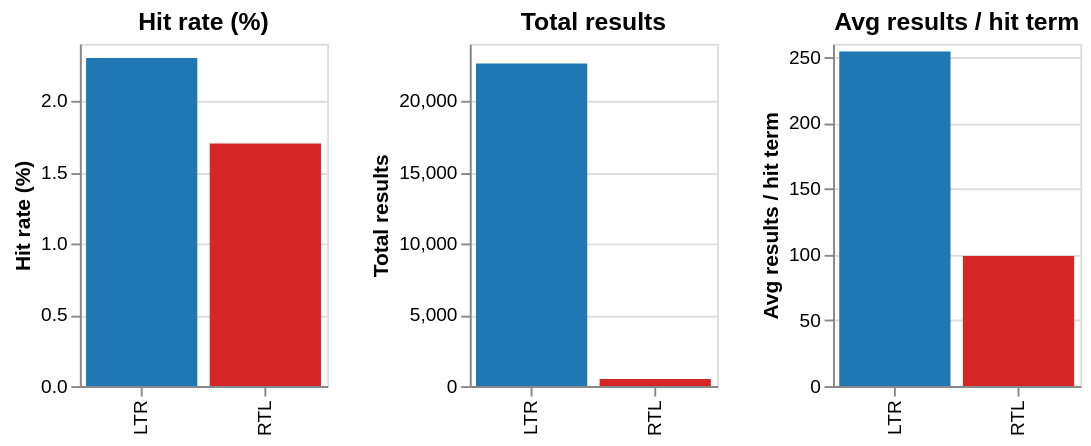
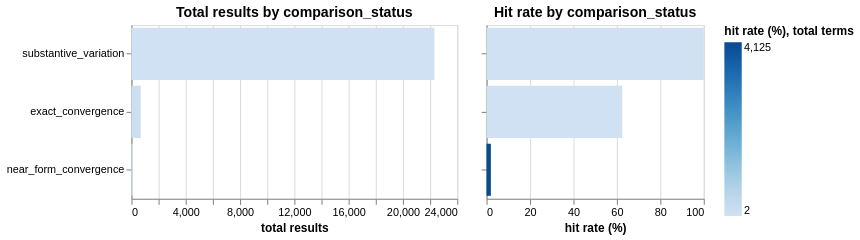

Notebook source saved alongside these figures, in order:
### Code cell
# ── LTR vs RTL comparison ─────────────────────────────────────────────────
dir_summary = (
    hit_dir.groupby("dir_label")
    .agg(
        total_terms=("search_term_lower", "count"),
        terms_with_hits=("any_hit", "sum"),
        total_results=("total", "sum"),
    )
    .reset_index()
)
dir_summary["hit_rate_pct"] = (
    dir_summary["terms_with_hits"] / dir_summary["total_terms"] * 100
).round(1)
dir_summary["avg_per_hit"] = (
    dir_summary["total_results"] / dir_summary["terms_with_hits"].replace(0, pd.NA)
).round(1)

print("LTR vs RTL summary:")
print(dir_summary[["dir_label","total_terms","terms_with_hits","hit_rate_pct",
                    "total_results","avg_per_hit"]].to_string(index=False))

dir_metrics = [
    ("hit_rate_pct",  "Hit rate (%)"),
    ("total_results", "Total results"),
    ("avg_per_hit",   "Avg results / hit term"),
]
dir_charts = []
for col, title in dir_metrics:
    c = alt.Chart(dir_summary).mark_bar().encode(
        x=alt.X("dir_label:N", title=None),
        y=alt.Y(f"{col}:Q", title=title),
        color=alt.Color("dir_label:N",
                        scale=alt.Scale(domain=["LTR", "RTL"],
                                        range=["#1f77b4", "#d62728"]),
                        legend=None),
        tooltip=["dir_label:N", alt.Tooltip(f"{col}:Q", title=title)],
    ).properties(width=130, height=180, title=title)
    dir_charts.append(c)
display(alt.hconcat(*dir_charts))

# ── Top 10 RTL terms ──────────────────────────────────────────────────────
rtl_top = hit_dir[hit_dir["dir_label"] == "RTL"].nlargest(10, "total")
if len(rtl_top):
    print("\nTop 10 RTL terms:")
    print(rtl_top[["search_term_lower","n_repos","n_issues","n_users","total"]].to_string(index=False))
else:
    print("\nNo RTL terms with results.")

# ── Comparison status breakdown ────────────────────────────────────────────────────
# A grouped term may span multiple comparison statuses; take the first for this display.
hit_dir["primary_cat"] = hit_dir["comparison_status"].str.split(",").str[0].str.strip()

cat_summary = (
    hit_dir.groupby("primary_cat")
    .agg(
        total_terms=("search_term_lower", "count"),
        terms_with_hits=("any_hit", "sum"),
        total_results=("total", "sum"),
    )
    .reset_index()
)
cat_summary["hit_rate_pct"] = (
    cat_summary["terms_with_hits"] / cat_summary["total_terms"] * 100
).round(1)
cat_summary = cat_summary.sort_values("total_results", ascending=False)

cat_results = alt.Chart(cat_summary).mark_bar().encode(
    y=alt.Y("primary_cat:N", sort="-x", title=None),
    x=alt.X("total_results:Q", title="total results"),
    color=alt.Color("hit_rate_pct:Q", scale=alt.Scale(scheme="blues"),
                    title="hit rate (%)"),
    tooltip=["primary_cat:N", "total_terms:Q", "terms_with_hits:Q",
             "hit_rate_pct:Q", "total_results:Q"],
).properties(width=300, height=160, title="Total results by comparison_status")

cat_rate = alt.Chart(cat_summary).mark_bar().encode(
    y=alt.Y("primary_cat:N", sort="-x", title=None, axis=alt.Axis(labels=False)),
    x=alt.X("hit_rate_pct:Q", title="hit rate (%)"),
    color=alt.Color("total_terms:Q", scale=alt.Scale(scheme="greys"),
                    title="total terms"),
    tooltip=["primary_cat:N", "total_terms:Q", "hit_rate_pct:Q"],
).properties(width=200, height=160, title="Hit rate by comparison_status")

display(cat_results | cat_rate)
print()
print(cat_summary.to_string(index=False))

### Figure 1 — Vega specification as saved in the notebook (floating-point values rounded to 4 significant figures)
{"$schema": "https://vega.github.io/schema/vega/v6.json", "data": [{"name": "source_0"}, {"name": "data_0", "values": [{"dir_label": "LTR", "hit_rate_pct": 2.3, "hit_rate_pct_end": 2.3, "hit_rate_pct_start": 0.0}, {"dir_label": "RTL", "hit_rate_pct": 1.7, "hit_rate_pct_end": 1.7, "hit_rate_pct_start": 0.0}]}, {"name": "data_1", "values": [{"dir_label": "LTR", "total_results": 22617, "total_results_end": 22620.0, "total_results_start": 0.0}, {"dir_label": "RTL", "total_results": 494, "total_results_end": 494.0, "total_results_start": 0.0}]}, {"name": "data_2", "values": [{"avg_per_hit": 254.1, "avg_per_hit_end": 254.1, "avg_per_hit_start": 0.0, "dir_label": "LTR"}, {"avg_per_hit": 98.8, "avg_per_hit_end": 98.8, "avg_per_hit_start": 0.0, "dir_label": "RTL"}]}, {"name": "data_0_concat_0_x_domain_dir_label", "values": [{"dir_label": "LTR"}, {"dir_label": "RTL"}]}, {"name": "data_1_concat_1_x_domain_dir_label", "values": [{"dir_label": "LTR"}, {"dir_label": "RTL"}]}, {"name": "data_2_concat_2_x_domain_dir_label", "values": [{"dir_label": "LTR"}, {"dir_label": "RTL"}]}], "signals": [{"name": "childWidth", "value": 130}], "marks": [{"type": "group", "name": "concat_0_group", "encode": {"update": {"height": {"signal": "height"}, "width": {"signal": "childWidth"}}}, "marks": [{"type": "rect", "name": "concat_0_marks", "from": {"data": "data_0"}, "encode": {"update": {"fill": {"field": "dir_label", "scale": "color"}, "x": {"field": "dir_label", "scale": "concat_0_x"}, "y": {"field": "hit_rate_pct_end", "scale": "concat_0_y"}, "y2": {"field": "hit_rate_pct_start", "scale": "concat_0_y"}, "width": {"signal": "max(0.25, bandwidth('concat_0_x'))"}, "tooltip": {"signal": "{\"dir_label\": isValid(datum[\"dir_label\"]) ? datum[\"dir_label\"] : \"\"+datum[\"dir_label\"], \"Hit rate (%)\": format(datum[\"hit_rate_pct\"], \"\")}"}}}, "style": ["bar"]}], "axes": [{"scale": "concat_0_y", "orient": "left", "tickCount": {"signal": "ceil(height/40)"}, "maxExtent": 0, "domain": false, "ticks": false, "gridScale": "concat_0_x", "labels": false, "zindex": 0, "aria": false, "minExtent": 0, "grid": true}, {"scale": "concat_0_x", "labelBaseline": "middle", "labelAlign": "right", "orient": "bottom", "grid": false, "zindex": 0, "labelAngle": 270}, {"scale": "concat_0_y", "orient": "left", "labelOverlap": true, "tickCount": {"signal": "ceil(height/40)"}, "grid": false, "title": "Hit rate (%)", "zindex": 0}], "title": {"text": "Hit rate (%)", "frame": "group"}, "style": "cell"}, {"type": "group", "name": "concat_1_group", "encode": {"update": {"width": {"signal": "childWidth"}, "height": {"signal": "height"}}}, "marks": [{"type": "rect", "name": "concat_1_marks", "from": {"data": "data_1"}, "encode": {"update": {"fill": {"field": "dir_label", "scale": "color"}, "y": {"field": "total_results_end", "scale": "concat_1_y"}, "tooltip": {"signal": "{\"dir_label\": isValid(datum[\"dir_label\"]) ? datum[\"dir_label\"] : \"\"+datum[\"dir_label\"], \"Total results\": format(datum[\"total_results\"], \"\")}"}, "y2": {"field": "total_results_start", "scale": "concat_1_y"}, "x": {"field": "dir_label", "scale": "concat_1_x"}, "width": {"signal": "max(0.25, bandwidth('concat_1_x'))"}}}, "style": ["bar"]}], "axes": [{"scale": "concat_1_y", "minExtent": 0, "orient": "left", "domain": false, "ticks": false, "gridScale": "concat_1_x", "zindex": 0, "grid": true, "tickCount": {"signal": "ceil(height/40)"}, "aria": false, "labels": false, "maxExtent": 0}, {"scale": "concat_1_x", "grid": false, "labelBaseline": "middle", "zindex": 0, "labelAngle": 270, "orient": "bottom", "labelAlign": "right"}, {"scale": "concat_1_y", "grid": false, "title": "Total results", "labelOverlap": true, "orient": "left", "tickCount": {"signal": "ceil(height/40)"}, "zindex": 0}], "title": {"text": "Total results", "frame": "group"}, "style": "cell"}, {"type": "group", "name": "concat_2_group", "encode": {"update": {"height": {"signal": "height"}, "width": {"signal": "childWidth"}}}, "marks": [{"type": "rect", "name": "concat_2_marks", "from": {"data": "data_2"}, "encode": {"update": {"y": {"field": "avg_per_hit_end", "scale": "concat_2_y"}, "y2": {"field": "avg_per_hit_start", "scale": "concat_2_y"}, "fill": {"field": "dir_label", "scale": "color"}, "x": {"field": "dir_label", "scale": "concat_2_x"}, "tooltip": {"signal": "{\"dir_label\": isValid(datum[\"dir_label\"]) ? datum[\"dir_label\"] : \"\"+datum[\"dir_label\"], \"Avg results / hit term\": format(datum[\"avg_per_hit\"], \"\")}"}, "width": {"signal": "max(0.25, bandwidth('concat_2_x'))"}}}, "style": ["bar"]}], "axes": [{"scale": "concat_2_y", "minExtent": 0, "ticks": false, "aria": false, "tickCount": {"signal": "ceil(height/40)"}, "zindex": 0, "gridScale": "concat_2_x", "domain": false, "orient": "left", "grid": true, "labels": false, "maxExtent": 0}, {"scale": "concat_2_x", "labelBaseline": "middle", "zindex": 0, "orient": "bottom", "grid": false, "labelAngle": 270, "labelAlign": "right"}, {"scale": "concat_2_y", "tickCount": {"signal": "ceil(height/40)"}, "orient": "left", "zindex": 0, "labelOverlap": true, "grid": false, "title": "Avg results / hit term"}], "title": {"text": "Avg results / hit term", "frame": "group"}, "style": "cell"}], "scales": [{"name": "color", "type": "ordinal", "domain": ["LTR", "RTL"], "range": ["#1f77b4", "#d62728"]}, {"name": "concat_0_x", "type": "band", "domain": {"data": "data_0_concat_0_x_domain_dir_label", "field": "dir_label", "sort": true}, "range": [0, {"signal": "childWidth"}], "paddingInner": 0.1, "paddingOuter": 0.05}, {"name": "concat_0_y", "type": "linear", "domain": {"data": "data_0", "fields": ["hit_rate_pct_start", "hit_rate_pct_end"]}, "range": [{"signal": "height"}, 0], "zero": true, "nice": true}, {"name": "concat_1_x", "type": "band", "domain": {"data": "data_1_concat_1_x_domain_dir_label", "field": "dir_label", "sort": true}, "range": [0, {"signal": "childWidth"}], "paddingOuter": 0.05, "paddingInner": 0.1}, {"name": "concat_1_y", "type": "linear", "domain": {"data": "data_1", "fields": ["total_results_start", "total_results_end"]}, "range": [{"signal": "height"}, 0], "nice": true, "zero": true}, {"name": "concat_2_x", "type": "band", "domain": {"data": "data_2_concat_2_x_domain_dir_label", "field": "dir_label", "sort": true}, "range": [0, {"signal": "childWidth"}], "paddingInner": 0.1, "paddingOuter": 0.05}, {"name": "concat_2_y", "type": "linear", "domain": {"data": "data_2", "fields": ["avg_per_hit_start", "avg_per_hit_end"]}, "range": [{"signal": "height"}, 0], "nice": true, "zero": true}], "layout": {"padding": 20, "bounds": "full", "align": "each"}, "padding": 5, "background": "white", "height": 180}

### Figure 2 — Vega specification as saved in the notebook (floating-point values rounded to 4 significant figures)
{"$schema": "https://vega.github.io/schema/vega/v6.json", "data": [{"name": "source_0"}, {"name": "data_1", "values": [{"hit_rate_pct": 2.0, "primary_cat": "substantive_variation", "terms_with_hits": 84, "total_results": 22317, "total_results_end": 22320.0, "total_results_start": 0.0, "total_terms": 4125}, {"hit_rate_pct": 100.0, "primary_cat": "exact_convergence", "terms_with_hits": 5, "total_results": 688, "total_results_end": 688.0, "total_results_start": 0.0, "total_terms": 5}, {"hit_rate_pct": 62.5, "primary_cat": "near_form_convergence", "terms_with_hits": 5, "total_results": 106, "total_results_end": 106.0, "total_results_start": 0.0, "total_terms": 8}]}, {"name": "data_2", "values": [{"hit_rate_pct": 2.0, "hit_rate_pct_end": 2.0, "hit_rate_pct_start": 0.0, "primary_cat": "substantive_variation", "total_terms": 4125}, {"hit_rate_pct": 100.0, "hit_rate_pct_end": 100.0, "hit_rate_pct_start": 0.0, "primary_cat": "exact_convergence", "total_terms": 5}, {"hit_rate_pct": 62.5, "hit_rate_pct_end": 62.5, "hit_rate_pct_start": 0.0, "primary_cat": "near_form_convergence", "total_terms": 8}]}, {"name": "source_0_concat_0_y_domain_primary_cat", "values": [{"primary_cat": "substantive_variation", "sort_field": 22317}, {"primary_cat": "exact_convergence", "sort_field": 688}, {"primary_cat": "near_form_convergence", "sort_field": 106}]}, {"name": "source_0_concat_1_y_domain_primary_cat", "values": [{"primary_cat": "substantive_variation", "sort_field": 2.0}, {"primary_cat": "exact_convergence", "sort_field": 100.0}, {"primary_cat": "near_form_convergence", "sort_field": 62.5}]}], "signals": [{"name": "concat_0_width", "value": 300}, {"name": "concat_1_width", "value": 200}], "marks": [{"type": "group", "name": "concat_0_group", "encode": {"update": {"width": {"signal": "concat_0_width"}, "height": {"signal": "height"}}}, "marks": [{"type": "rect", "name": "concat_0_marks", "from": {"data": "data_1"}, "encode": {"update": {"height": {"signal": "max(0.25, bandwidth('concat_0_y'))"}, "x2": {"field": "total_results_start", "scale": "concat_0_x"}, "fill": {"field": "hit_rate_pct", "scale": "color"}, "y": {"field": "primary_cat", "scale": "concat_0_y"}, "x": {"field": "total_results_end", "scale": "concat_0_x"}, "tooltip": {"signal": "{\"primary_cat\": isValid(datum[\"primary_cat\"]) ? datum[\"primary_cat\"] : \"\"+datum[\"primary_cat\"], \"total_terms\": format(datum[\"total_terms\"], \"\"), \"terms_with_hits\": format(datum[\"terms_with_hits\"], \"\"), \"hit_rate_pct\": format(datum[\"hit_rate_pct\"], \"\"), \"total_results\": format(datum[\"total_results\"], \"\")}"}}}, "style": ["bar"]}], "axes": [{"scale": "concat_0_x", "gridScale": "concat_0_y", "minExtent": 0, "grid": true, "maxExtent": 0, "orient": "bottom", "aria": false, "domain": false, "zindex": 0, "tickCount": {"signal": "ceil(concat_0_width/40)"}, "labels": false, "ticks": false}, {"scale": "concat_0_x", "grid": false, "labelOverlap": true, "tickCount": {"signal": "ceil(concat_0_width/40)"}, "title": "total results", "labelFlush": true, "orient": "bottom", "zindex": 0}, {"scale": "concat_0_y", "orient": "left", "zindex": 0, "grid": false}], "title": {"text": "Total results by comparison_status", "frame": "group"}, "style": "cell"}, {"type": "group", "name": "concat_1_group", "encode": {"update": {"height": {"signal": "height"}, "width": {"signal": "concat_1_width"}}}, "marks": [{"type": "rect", "name": "concat_1_marks", "from": {"data": "data_2"}, "encode": {"update": {"x2": {"field": "hit_rate_pct_start", "scale": "concat_1_x"}, "fill": {"field": "total_terms", "scale": "color"}, "height": {"signal": "max(0.25, bandwidth('concat_1_y'))"}, "tooltip": {"signal": "{\"primary_cat\": isValid(datum[\"primary_cat\"]) ? datum[\"primary_cat\"] : \"\"+datum[\"primary_cat\"], \"total_terms\": format(datum[\"total_terms\"], \"\"), \"hit_rate_pct\": format(datum[\"hit_rate_pct\"], \"\")}"}, "x": {"field": "hit_rate_pct_end", "scale": "concat_1_x"}, "y": {"field": "primary_cat", "scale": "concat_1_y"}}}, "style": ["bar"]}], "axes": [{"scale": "concat_1_x", "orient": "bottom", "tickCount": {"signal": "ceil(concat_1_width/40)"}, "minExtent": 0, "domain": false, "grid": true, "aria": false, "ticks": false, "maxExtent": 0, "gridScale": "concat_1_y", "labels": false, "zindex": 0}, {"scale": "concat_1_x", "labelFlush": true, "labelOverlap": true, "tickCount": {"signal": "ceil(concat_1_width/40)"}, "zindex": 0, "orient": "bottom", "grid": false, "title": "hit rate (%)"}, {"scale": "concat_1_y", "grid": false, "labels": false, "orient": "left", "zindex": 0}], "title": {"text": "Hit rate by comparison_status", "frame": "group"}, "style": "cell"}], "scales": [{"name": "color", "type": "linear", "domain": {"fields": [{"data": "data_1", "field": "hit_rate_pct"}, {"data": "data_2", "field": "total_terms"}]}, "range": {"scheme": "blues"}, "zero": false, "interpolate": "hcl"}, {"name": "concat_0_x", "type": "linear", "domain": {"data": "data_1", "fields": ["total_results_start", "total_results_end"]}, "range": [0, {"signal": "concat_0_width"}], "nice": true, "zero": true}, {"name": "concat_0_y", "type": "band", "domain": {"data": "source_0_concat_0_y_domain_primary_cat", "field": "primary_cat", "sort": {"op": "max", "field": "sort_field", "order": "descending"}}, "range": [0, {"signal": "height"}], "paddingOuter": 0.05, "paddingInner": 0.1}, {"name": "concat_1_x", "type": "linear", "domain": {"data": "data_2", "fields": ["hit_rate_pct_start", "hit_rate_pct_end"]}, "range": [0, {"signal": "concat_1_width"}], "zero": true, "nice": true}, {"name": "concat_1_y", "type": "band", "domain": {"data": "source_0_concat_1_y_domain_primary_cat", "field": "primary_cat", "sort": {"op": "max", "field": "sort_field", "order": "descending"}}, "range": [0, {"signal": "height"}], "paddingOuter": 0.05, "paddingInner": 0.1}], "background": "white", "height": 160, "legends": [{"title": "hit rate (%), total terms", "fill": "color", "gradientLength": {"signal": "clamp(height, 64, 200)"}}], "padding": 5, "layout": {"padding": 20, "bounds": "full", "align": "each"}}
